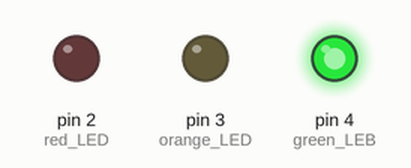
This sketch was run on a simulated Arduino Uno, built with avr-gcc and run on an emulated ATmega328P. Parts: output pins drawn as LEDs (lit = HIGH).

Above: at 1.5 s.
At 3.5 s:
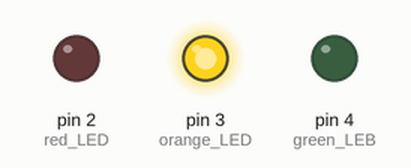
At 5.5 s:
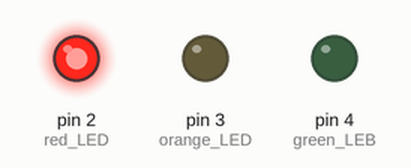
Timing chart, 0 to 9.1 s (numbered marks = the images above):
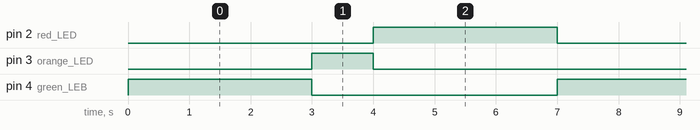

Measured:
- by itself, pin 2 (red_LED), pin 4 (green_LEB): alternates HIGH for 3.0 s and LOW for 4.0 s
- by itself, pin 3 (orange_LED): alternates HIGH for 1.0 s and LOW for 6.0 s
- by itself, everything shown: repeats every 7.0 s, in 4 steps

The sketch:

traffic_signals.ino
```cpp
void setup() {
  // put your setup code here, to run once:
  pinMode(4,OUTPUT);//green LEB
  pinMode(3,OUTPUT);//orange LED
  pinMode(2,OUTPUT);//red LED
}

void loop() {
  // put your main code here, to run repeatedly:
  digitalWrite(4,HIGH);//turn on green LED
  delay(3000);
  digitalWrite(4,LOW);//turn off green LED
  digitalWrite(3,HIGH);//turn on orange LED
  delay(1000); //wait 1 second
  digitalWrite(3,LOW);//turn off orangeLED
  digitalWrite(2,HIGH);//turn on redLED
  delay(3000);//wait 3 second
  digitalWrite(2,LOW);


}
```
